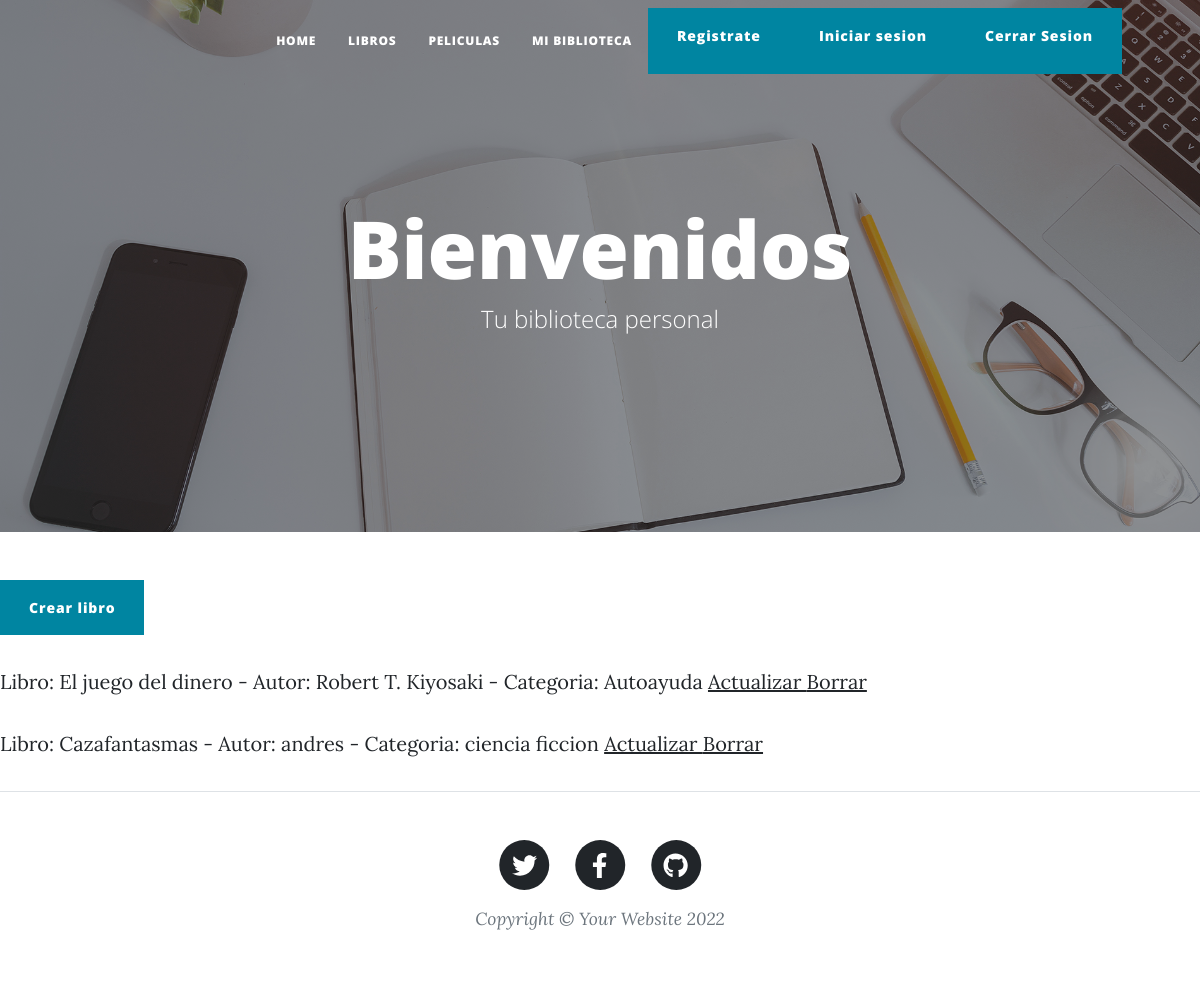
The page /libreria/libros/ (signed in) on the database as committed earlier.
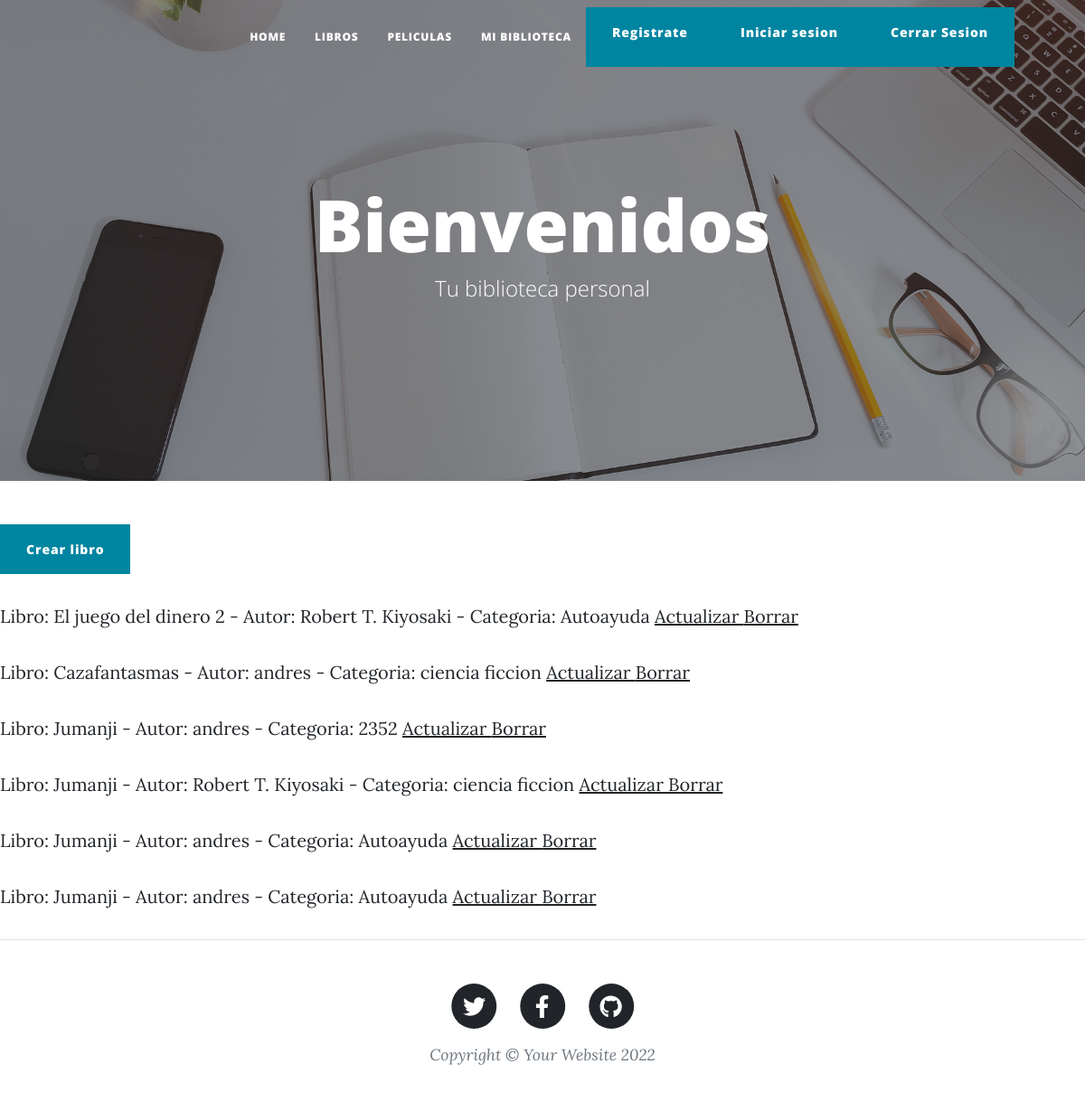
The same page on the database as committed later.
### libreria/models.py (models this page shows)
class libro(models.Model):
    nombre = models.CharField(max_length=100)
    autor = models.CharField(max_length=100)
    categoria = models.CharField(max_length=200)
    def __str__(self):
        return f"Libro: {self.nombre} - Autor: {self.autor} - Categoria: {self.categoria}"

### libreria/views.py (the view)
# urls.py: path("libros/", LibrosList.as_view(), name ="libros"),
class LibrosList(LoginRequiredMixin, ListView):
    model = libro
    template_name = "libreria/libros_list.html"

### libreria/templates/libreria/libros_list.html
{% extends 'libreria/base.html' %}
{% block contenido %}
    <a class="btn btn-primary" href="{% url 'crearlibro'  %}">Crear libro</a>
    {% for libro in object_list %}
    <p>{{libro}} <a href="{% url 'actualizarlibro' libro.id %}"> Actualizar </a> <a href="{% url 'borrarlibro' libro.id %}"> Borrar </a> </p>
    {% endfor %}
{% endblock %}

### libreria/templates/libreria/base.html (shortened to what this page needs)
<!DOCTYPE html>
<html lang="en">
    <head>
        {% load static %}
        <link href="{% static 'libreria/css/styles.css' %}" rel="stylesheet" />
    </head>
    <body>
        <nav class="navbar navbar-expand-lg navbar-light" id="mainNav">
            <div class="container px-4 px-lg-5">
                <div class="collapse navbar-collapse" id="navbarResponsive">
                    <ul class="navbar-nav ms-auto py-4 py-lg-0">
                        <li class="nav-item"><a class="nav-link px-lg-3 py-3 py-lg-4" href="{% url 'principal' %}">Home</a></li>
                        <li class="nav-item"><a class="nav-link px-lg-3 py-3 py-lg-4" href="{% url 'libros' %}">Libros</a></li>
                        <li class="nav-item"><a class="nav-link px-lg-3 py-3 py-lg-4" href="{% url 'peliculas' %}">Peliculas</a></li>
                        <li class="nav-item"><a class="nav-link px-lg-3 py-3 py-lg-4" href="{% url 'busquedapersona' %}">Mi biblioteca</a></li>
                        <a class="btn btn-primary" href="{% url 'registrate' %}">Registrate</a>
                        <a class="btn btn-primary" href="{% url 'iniciar_sesion' %}">Iniciar sesion</a>
                        <a class="btn btn-primary" href="{% url 'logout' %}">Cerrar Sesion</a>
                    </ul>
                </div>
            </div>
        </nav>
        <header class="masthead" style="background-image: url('../../static/libreria/assets/img/home-bg.jpg')">
            <div class="container position-relative px-4 px-lg-5">
                <div class="row gx-4 gx-lg-5 justify-content-center">
                    <div class="col-md-10 col-lg-8 col-xl-7">
                        <div class="site-heading">
                            <h1>Bienvenidos</h1>
                            <span class="subheading">Tu biblioteca personal</span>
                        </div>
                    </div>
                </div>
            </div>
        </header>
        {% block contenido %}
        {% endblock %}
        <footer class="border-top">
            <div class="container px-4 px-lg-5">
                <div class="row gx-4 gx-lg-5 justify-content-center">
                    <div class="col-md-10 col-lg-8 col-xl-7">
                        <ul class="list-inline text-center">
                            <li class="list-inline-item">
                                <a href="#!">
                                    <span class="fa-stack fa-lg">
                                        <i class="fas fa-circle fa-stack-2x"></i>
                                        <i class="fab fa-twitter fa-stack-1x fa-inverse"></i>
                                    </span>
                                </a>
                            </li>
                            <li class="list-inline-item">
                                <a href="#!">
                                    <span class="fa-stack fa-lg">
                                        <i class="fas fa-circle fa-stack-2x"></i>
                                        <i class="fab fa-facebook-f fa-stack-1x fa-inverse"></i>
                                    </span>
                                </a>
                            </li>
                            <li class="list-inline-item">
                                <a href="#!">
                                    <span class="fa-stack fa-lg">
                                        <i class="fas fa-circle fa-stack-2x"></i>
                                        <i class="fab fa-github fa-stack-1x fa-inverse"></i>
                                    </span>
                                </a>
                            </li>
                        </ul>
                        <div class="small text-center text-muted fst-italic">Copyright &copy; Your Website 2022</div>
                    </div>
                </div>
            </div>
        </footer>
    </body>
</html>

Rows that differ between the two databases and show on the page:
changed libro: nombre+autor+categoria "Libro: El juego del dinero - Autor: Robert T. Kiyosaki - Categoria: Autoayuda" → "Libro: El juego del dinero 2 - Autor: Robert T. Kiyosaki - Categoria: Autoayuda"
added libro: nombre+autor+categoria "Libro: Jumanji - Autor: andres - Categoria: 2352"
added libro: nombre+autor+categoria "Libro: Jumanji - Autor: Robert T. Kiyosaki - Categoria: ciencia ficcion"
added libro: nombre+autor+categoria "Libro: Jumanji - Autor: andres - Categoria: Autoayuda"
added libro: nombre+autor+categoria "Libro: Jumanji - Autor: andres - Categoria: Autoayuda"
